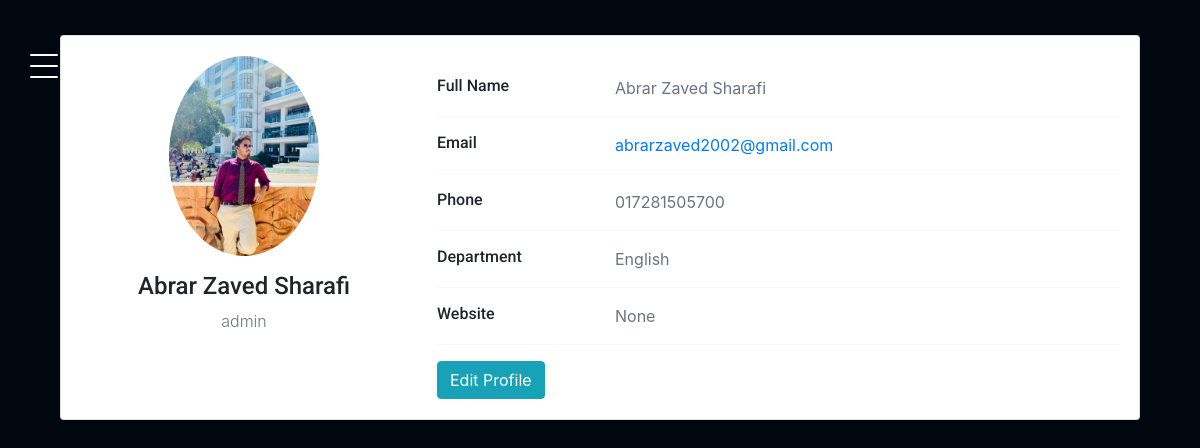
Before: /profile (signed in) with the older database file.
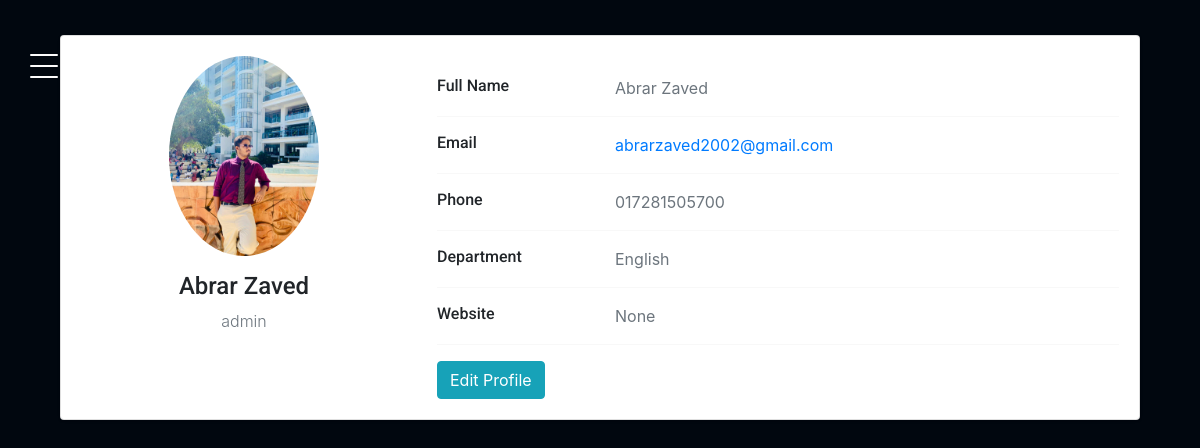
After: the same page with the newer database file.
### authentication/models.py (models this page shows)
class Student(AbstractBaseUser, PermissionsMixin):
    student_id = models.CharField(max_length=50, unique=True)
    profile_pic=models.ImageField(upload_to='profile_pic/',null=True,blank=True)
    name = models.CharField(max_length=150, blank=True)
    email = models.EmailField(max_length=254, blank=True)
    dept = models.CharField(max_length=50, blank=True)
    phone_number=models.CharField(max_length=50,blank=True)
    website=models.CharField(max_length=200,null=True,blank=True)
    is_active = models.BooleanField(default=True)
    is_admin = models.BooleanField(default=False)
    is_staff = models.BooleanField(default=False)
    groups = None
    user_permissions = None
    objects = MyUserManager()
    USERNAME_FIELD = "student_id"
    REQUIRED_FIELDS = []  # List additional required fields here, if any
    def __str__(self):
        return self.student_id

### authentication/views.py (the view)
# urls.py: path("profile", views.profile, name="profile"),
@login_required
def profile(request):
    user = request.user
    profile_form = ProfileForm(instance=user)
    return render(
        request,
        "authentication/profile.html",
        {"profile_form": profile_form, "user": user},
    )

### templates/authentication/profile.html (shortened to what this page needs)
{% extends "sidebar/main.html" %}
{% load static %}
{% block content %}
<!DOCTYPE html>
<html lang="en">
<head>
    <link href="https://cdn.jsdelivr.net/npm/bootstrap@4.4.1/dist/css/bootstrap.min.css" rel="stylesheet">
</head>
<body>
<div class="container">
    <div class="main-body">
        <div class="card">
            <div class="card-body">
                <div class="row">
                    <div class="col-md-4 text-center">
                        <img src="{% if user.profile_pic %}{{user.profile_pic.url}}{% else %}https://gimgs2.nohat.cc/thumb/f/640/male-face-icon-default-profile-image--c3f2c592f9.jpg{% endif %}" alt="Admin" class="rounded-circle profile-img" width="150">
                        <h4>{{user.name}}</h4>
                        <p class="text-secondary mb-1">{{user}}</p>
                    </div>
                    <div class="col-md-8">
                        <div class="profile-details">
                            <div class="row">
                                <div class="col-sm-3">
                                    <h6 class="mb-0">Full Name</h6>
                                </div>
                                <div class="col-sm-9 text-secondary">{{user.name}}</div>
                            </div>
                            <hr>
                            <div class="row">
                                <div class="col-sm-3">
                                    <h6 class="mb-0">Email</h6>
                                </div>
                                <div class="col-sm-9 text-secondary">
                                    <a href="mailto:example@example.com">{{user.email}}</a>
                                </div>
                            </div>
                            <hr>
                            <div class="row">
                                <div class="col-sm-3">
                                    <h6 class="mb-0">Phone</h6>
                                </div>
                                <div class="col-sm-9 text-secondary">{{user.phone_number}}</div>
                            </div>
                            <hr>
                            <div class="row">
                                <div class="col-sm-3">
                                    <h6 class="mb-0">Department</h6>
                                </div>
                                <div class="col-sm-9 text-secondary">{{user.dept}}</div>
                            </div>
                            <hr>
                            <div class="row">
                                <div class="col-sm-3">
                                    <h6 class="mb-0">Website</h6>
                                </div>
                                <div class="col-sm-9 text-secondary">{{user.website}}</div>
                            </div>
                            <hr>
                            <div class="row">
                                <div class="col-sm-12">
                                    <button class="btn btn-info" data-toggle="modal" data-target="#editProfileModal">Edit Profile</button>
                                </div>
                            </div>
                        </div>
                    </div>
                </div>
            </div>
        </div>
    </div>
</div>
</body>
</html>
{% endblock content %}

Changed rows visible on the page:
changed Student "admin": name "Abrar Zaved Sharafi" → "Abrar Zaved"
